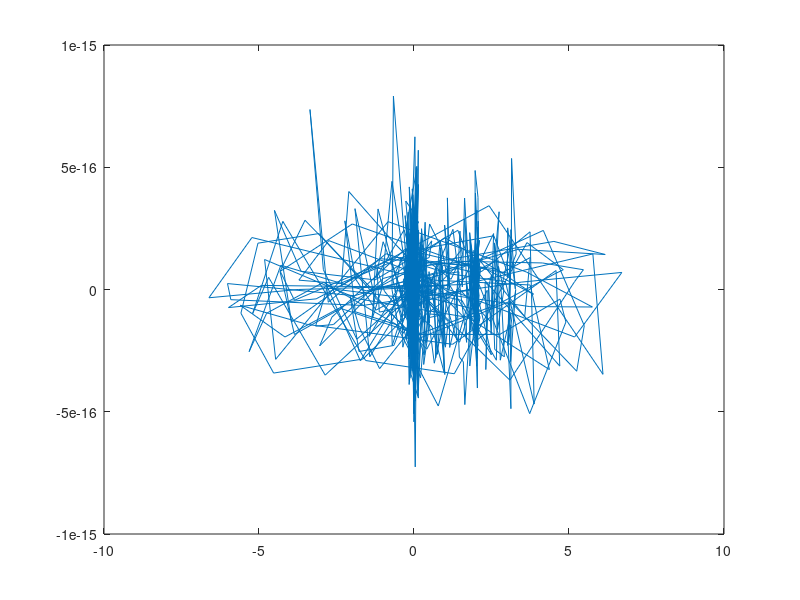
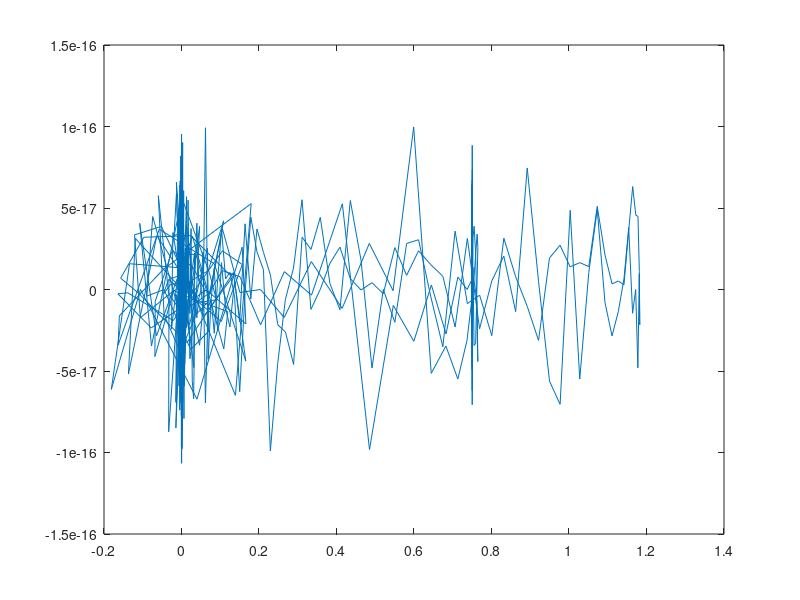
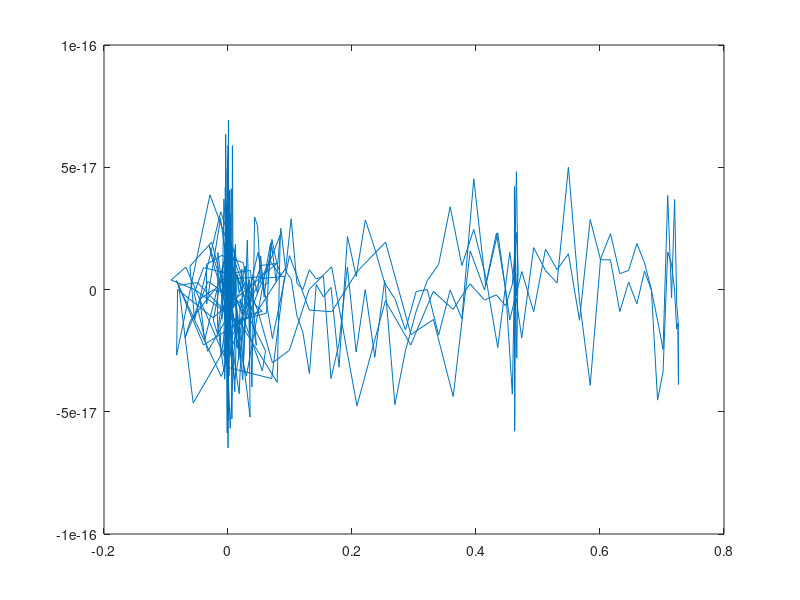
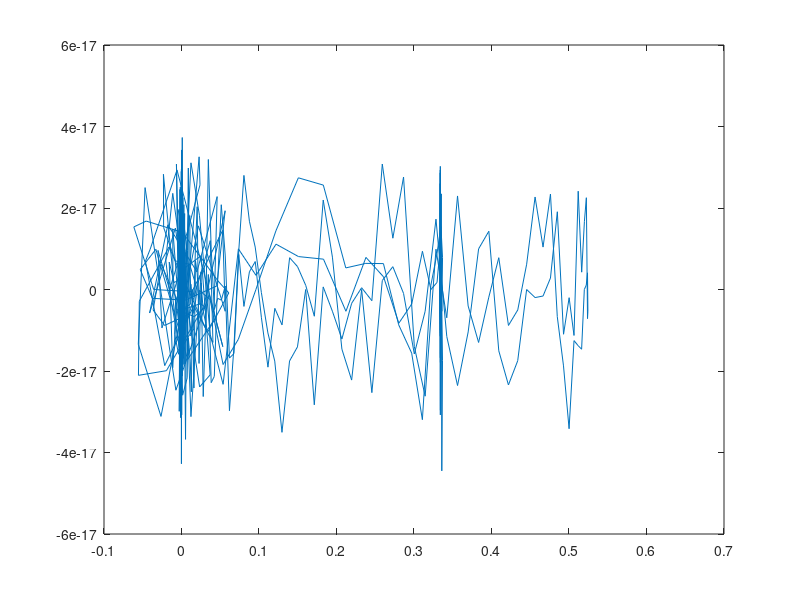

The MATLAB source for these figures, in order:
clear all;
close all;
clc

%Before running code! Plase, dowload the x4fun.mat in our github. If you
%cant find it, then go to Canvas under the projecy folder in EE23

%Conclusion: Incrementing the eigen value, reduces the noise. However, the
%bigger the eigen value, the lower the Amplitude of the signal.

load('x4fun.mat')

N_SAMP = 1024;
N = 11;

w = linspace(0, 2 * pi * (1 - 1 / N_SAMP), N_SAMP);
w = transpose(w);

h_n = zeros(N_SAMP, 1);
h_n(1 : 11) = 1;

%PArt1, a)
y_n = conv(x, h_n);

Y_jw = fft(y_n, N_SAMP);

H_jw = fft(h_n, N_SAMP);

% Replace H_jw_inv with Wiener filter!
eigen = linspace(0, 1000, 6); 
noise_n = 0.01 * randn(N_SAMP, 1);
noise_jw = fft(noise_n);
Y_jw_noise = Y_jw + noise_jw;

% Try multiple values of eigen
for i = 1 : length(eigen)
    H_w_jw = conj(H_jw) ./ ((abs(H_jw) .^ 2) + eigen(i));
    X_jw = Y_jw_noise .* H_w_jw;
    x_d2 = ifft(X_jw,N_SAMP);
    figure(i)
    plot(x_d2);
end
